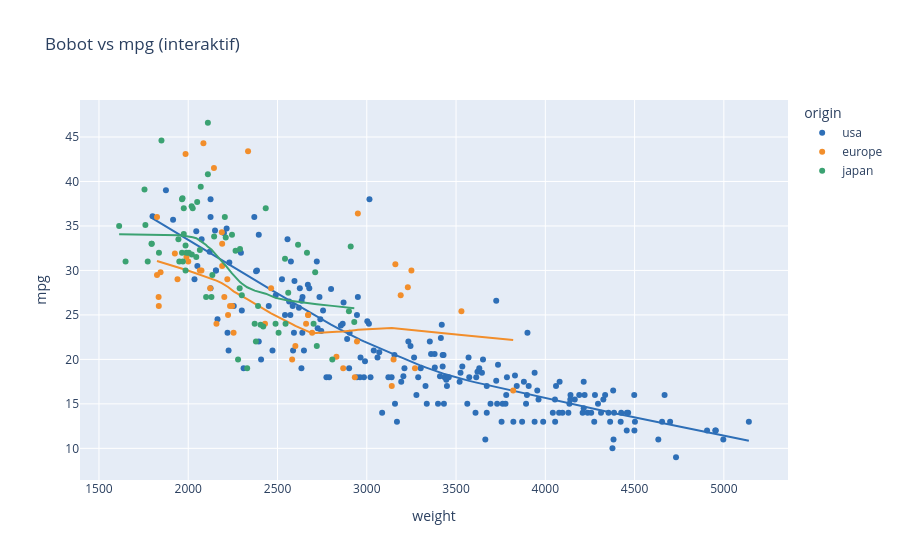

The code cell stored with this chart in its notebook:
### Markdown cell above
## 8. Scatter interaktif (plotly)
**Kapan dipakai:** ingin tahu titik mana yang menyimpang (hover nama/ID) atau memperbesar area.
**Cara baca:** arahkan kursor ke titik untuk melihat nama mobil dan angkanya.

### Code cell
fig = px.scatter(cars, x="weight", y="mpg", color="origin", hover_name="name",
                 hover_data=["horsepower", "model_year"], trendline="lowess",
                 color_discrete_sequence=PALETTE, title="Bobot vs mpg (interaktif)")
fig.write_html("hubungan_interaktif.html", include_plotlyjs=True)
fig.show()

### Figure 1 — Plotly figure (JSON) as saved in the notebook; plotly's stock layout.template omitted (floating-point values rounded to 4 significant figures; data arrays with more than 128 entries replaced by an {"elided": "..."} marker saying what was removed)
{"data": [{"customdata": {"elided": "202x2 float values"}, "hovertemplate": "<b>%{hovertext}</b><br><br>origin=usa<br>weight=%{x}<br>mpg=%{y}<br>horsepower=%{customdata[0]}<br>model_year=%{customdata[1]}<extra></extra>", "hovertext": {"elided": "202 str values"}, "legendgroup": "usa", "marker": {"color": "#2E6FB7", "symbol": "circle"}, "mode": "markers", "name": "usa", "orientation": "v", "showlegend": true, "type": "scatter", "x": {"elided": "202 int values"}, "xaxis": "x", "y": {"elided": "202 float values"}, "yaxis": "y"}, {"hovertemplate": "<b>LOWESS trendline</b><br><br>origin=usa<br>weight=%{x}<br>mpg=%{y} <b>(trend)</b><extra></extra>", "legendgroup": "usa", "marker": {"color": "#2E6FB7", "symbol": "circle"}, "mode": "lines", "name": "usa", "showlegend": false, "type": "scatter", "x": {"elided": "202 int values"}, "xaxis": "x", "y": {"elided": "202 float values"}, "yaxis": "y"}, {"customdata": [[62.0, 80.0], [76.0, 81.0], [120.0, 76.0], [112.0, 72.0], [46.0, 70.0], [91.0, 73.0], [98.0, 75.0], [71.0, 79.0], [95.0, 75.0], [78.0, 77.0], [86.0, 76.0], [112.0, 73.0], [76.0, 80.0], [83.0, 74.0], [67.0, 80.0], [48.0, 80.0], [71.0, 79.0], [113.0, 70.0], [75.0, 74.0], [103.0, 78.0], [75.0, 73.0], [80.0, 81.0], [78.0, 77.0], [48.0, 80.0], [83.0, 76.0], [48.0, 78.0], [71.0, 75.0], [76.0, 71.0], [110.0, 77.0], [115.0, 75.0], [67.0, 80.0], [74.0, 81.0], [58.0, 77.0], [88.0, 76.0], [77.0, 79.0], [71.0, 76.0], [90.0, 71.0], [102.0, 76.0], [78.0, 80.0], [125.0, 78.0], [60.0, 71.0], [70.0, 71.0], [54.0, 72.0], [90.0, 70.0], [71.0, 78.0], [67.0, 74.0], [110.0, 73.0], [87.0, 70.0]], "hovertemplate": "<b>%{hovertext}</b><br><br>origin=europe<br>weight=%{x}<br>mpg=%{y}<br>horsepower=%{customdata[0]}<br>model_year=%{customdata[1]}<extra></extra>", "hovertext": ["vokswagen rabbit", "volvo diesel", "mercedes-benz 280s", "volvo 145e (sw)", "volkswagen 1131 deluxe sedan", "audi 100ls", "volvo 244dl", "vw rabbit custom", "audi 100ls", "volkswagen dasher", "fiat 131", "volvo 144ea", "vw rabbit", "audi fox", "mercedes-benz 240d", "vw rabbit c (diesel)", "peugeot 504", "bmw 2002", "fiat 124 tc", "audi 5000", "opel manta", "peugeot 505s turbo diesel", "volkswagen rabbit custom", "vw dasher (diesel)", "renault 12tl", "volkswagen rabbit custom diesel", "volkswagen dasher", "fiat 124b", "bmw 320i", "saab 99le", "audi 5000s (diesel)", "volkswagen jetta", "renault 5 gtl", "peugeot 504", "mercedes benz 300d", "volkswagen rabbit", "opel 1900", "volvo 245", "audi 4000", "volvo 264gl", "volkswagen model 111", "peugeot 304", "volkswagen type 3", "audi 100 ls", "volkswagen scirocco", "fiat x1.9", "saab 99le", "peugeot 504"], "legendgroup": "europe", "marker": {"color": "#F28E2B", "symbol": "circle"}, "mode": "markers", "name": "europe", "orientation": "v", "showlegend": true, "type": "scatter", "x": [1845, 3160, 3820, 2933, 1835, 2582, 2945, 1925, 2694, 2190, 2464, 2868, 2144, 2219, 3250, 2085, 3190, 2234, 2246, 2830, 2158, 3230, 1940, 2335, 2202, 1985, 2223, 2065, 2600, 2671, 2950, 2190, 1825, 3270, 3530, 1825, 2123, 3150, 2188, 3140, 1834, 2074, 2254, 2430, 1990, 2000, 2660, 2672], "xaxis": "x", "y": [29.8, 30.7, 16.5, 18.0, 26.0, 20.0, 22.0, 31.9, 23.0, 30.5, 28.0, 19.0, 41.5, 29.0, 30.0, 44.3, 27.2, 26.0, 26.0, 20.3, 24.0, 28.1, 29.0, 43.4, 27.0, 43.1, 25.0, 30.0, 21.5, 25.0, 36.4, 33.0, 36.0, 19.0, 25.4, 29.5, 28.0, 20.0, 34.3, 17.0, 27.0, 30.0, 23.0, 24.0, 31.5, 31.0, 24.0, 25.0], "yaxis": "y"}, {"hovertemplate": "<b>LOWESS trendline</b><br><br>origin=europe<br>weight=%{x}<br>mpg=%{y} <b>(trend)</b><extra></extra>", "legendgroup": "europe", "marker": {"color": "#F28E2B", "symbol": "circle"}, "mode": "lines", "name": "europe", "showlegend": false, "type": "scatter", "x": [1825, 1825, 1834, 1835, 1845, 1925, 1940, 1985, 1990, 2000, 2065, 2074, 2085, 2123, 2144, 2158, 2188, 2190, 2190, 2202, 2219, 2223, 2234, 2246, 2254, 2335, 2430, 2464, 2582, 2600, 2660, 2671, 2672, 2694, 2830, 2868, 2933, 2945, 2950, 3140, 3150, 3160, 3190, 3230, 3250, 3270, 3530, 3820], "xaxis": "x", "y": [31.06, 31.06, 31.01, 31.0, 30.95, 30.46, 30.37, 30.08, 30.04, 29.98, 29.54, 29.48, 29.4, 29.12, 28.96, 28.85, 28.57, 28.55, 28.55, 28.41, 28.19, 28.13, 27.97, 27.78, 27.65, 26.71, 25.6, 25.17, 23.97, 23.76, 23.23, 23.12, 23.11, 22.95, 23.11, 23.13, 23.28, 23.31, 23.33, 23.53, 23.51, 23.49, 23.42, 23.33, 23.28, 23.24, 22.75, 22.17], "yaxis": "y"}, {"customdata": [[67.0, 77.0], [95.0, 78.0], [60.0, 81.0], [67.0, 82.0], [65.0, 80.0], [100.0, 81.0], [94.0, 73.0], [92.0, 80.0], [68.0, 82.0], [93.0, 74.0], [65.0, 79.0], [70.0, 76.0], [97.0, 72.0], [70.0, 77.0], [65.0, 80.0], [67.0, 81.0], [52.0, 78.0], [97.0, 74.0], [61.0, 74.0], [122.0, 73.0], [100.0, 80.0], [53.0, 76.0], [68.0, 78.0], [65.0, 74.0], [58.0, 81.0], [53.0, 75.0], [97.0, 78.0], [70.0, 82.0], [70.0, 78.0], [96.0, 82.0], [65.0, 80.0], [68.0, 82.0], [67.0, 80.0], [67.0, 74.0], [90.0, 80.0], [88.0, 71.0], [88.0, 72.0], [88.0, 73.0], [67.0, 82.0], [97.0, 72.0], [52.0, 74.0], [97.0, 78.0], [65.0, 79.0], [75.0, 81.0], [97.0, 75.0], [72.0, 80.0], [95.0, 70.0], [75.0, 80.0], [116.0, 81.0], [120.0, 81.0], [69.0, 71.0], [92.0, 72.0], [65.0, 71.0], [110.0, 77.0], [67.0, 80.0], [75.0, 82.0], [75.0, 80.0], [96.0, 75.0], [62.0, 81.0], [65.0, 81.0], [60.0, 80.0], [132.0, 80.0], [68.0, 77.0]], "hovertemplate": "<b>%{hovertext}</b><br><br>origin=japan<br>weight=%{x}<br>mpg=%{y}<br>horsepower=%{customdata[0]}<br>model_year=%{customdata[1]}<extra></extra>", "hovertext": ["subaru dl", "toyota corona", "honda civic 1300", "honda civic (auto)", "datsun 310", "datsun 200sx", "datsun 610", "datsun 510 hatchback", "mazda glc custom", "subaru", "datsun 210", "datsun b-210", "toyouta corona mark ii (sw)", "datsun f-10 hatchback", "datsun 210", "subaru", "mazda glc deluxe", "honda civic", "datsun 710", "toyota mark ii", "mazda rx-7 gs", "honda civic", "honda accord lx", "toyota corolla 1200", "toyota starlet", "honda civic cvcc", "datsun 200-sx", "toyota corolla", "datsun b210 gx", "toyota celica gt", "mazda glc", "mazda glc custom l", "honda civic 1500 gl", "datsun b210", "toyota corona liftback", "datsun pl510", "toyota corolla 1600 (sw)", "toyota carina", "honda civic", "mazda rx2 coupe", "toyota corona", "datsun 510", "maxda glc deluxe", "honda prelude", "datsun 710", "honda accord", "toyota corona mark ii", "mazda 626", "toyota cressida", "datsun 810 maxima", "datsun 1200", "datsun 510 (sw)", "toyota corolla 1200", "mazda rx-4", "subaru dl", "honda accord", "toyota corolla", "toyota corona", "toyota tercel", "datsun 210 mpg", "toyota corolla tercel", "datsun 280-zx", "honda accord cvcc"], "legendgroup": "japan", "marker": {"color": "#3BA272", "symbol": "circle"}, "mode": "markers", "name": "japan", "orientation": "v", "showlegend": true, "type": "scatter", "x": [1985, 2560, 1760, 1965, 2019, 2615, 2379, 2434, 1970, 2391, 2020, 1990, 2506, 1945, 2110, 2065, 1985, 2489, 2003, 2807, 2420, 1795, 2135, 1836, 1755, 1795, 2405, 2245, 2070, 2665, 2110, 2025, 1850, 1950, 2711, 2130, 2100, 2279, 1965, 2330, 1649, 2300, 1975, 2210, 2545, 2290, 2372, 2542, 2900, 2930, 1613, 2288, 1773, 2720, 2145, 2205, 2265, 2702, 2050, 1975, 1968, 2910, 2045], "xaxis": "x", "y": [30.0, 27.5, 35.1, 32.0, 37.2, 32.9, 22.0, 37.0, 31.0, 26.0, 31.8, 32.0, 23.0, 33.5, 40.8, 32.3, 32.8, 24.0, 32.0, 20.0, 23.7, 33.0, 29.5, 32.0, 39.1, 33.0, 23.9, 34.0, 39.4, 32.0, 46.6, 37.0, 44.6, 31.0, 29.8, 27.0, 27.0, 20.0, 38.0, 19.0, 31.0, 27.2, 34.1, 33.7, 24.0, 32.4, 24.0, 31.3, 25.4, 24.2, 35.0, 28.0, 31.0, 21.5, 33.8, 36.0, 32.2, 24.0, 37.7, 37.0, 38.1, 32.7, 31.5], "yaxis": "y"}, {"hovertemplate": "<b>LOWESS trendline</b><br><br>origin=japan<br>weight=%{x}<br>mpg=%{y} <b>(trend)</b><extra></extra>", "legendgroup": "japan", "marker": {"color": "#3BA272", "symbol": "circle"}, "mode": "lines", "name": "japan", "showlegend": false, "type": "scatter", "x": [1613, 1649, 1755, 1760, 1773, 1795, 1795, 1836, 1850, 1945, 1950, 1965, 1965, 1968, 1970, 1975, 1975, 1985, 1985, 1990, 2003, 2019, 2020, 2025, 2045, 2050, 2065, 2070, 2100, 2110, 2110, 2130, 2135, 2145, 2205, 2210, 2245, 2265, 2279, 2288, 2290, 2300, 2330, 2372, 2379, 2391, 2405, 2420, 2434, 2489, 2506, 2542, 2545, 2560, 2615, 2665, 2702, 2711, 2720, 2807, 2900, 2910, 2930], "xaxis": "x", "y": [34.07, 34.06, 34.03, 34.03, 34.03, 34.02, 34.02, 34.01, 34.01, 33.98, 33.97, 33.93, 33.93, 33.92, 33.92, 33.9, 33.9, 33.86, 33.86, 33.84, 33.8, 33.74, 33.74, 33.72, 33.62, 33.56, 33.36, 33.29, 32.86, 32.65, 32.65, 32.35, 32.2, 32.0, 30.63, 30.54, 29.66, 29.19, 28.89, 28.72, 28.69, 28.52, 28.11, 27.73, 27.7, 27.65, 27.56, 27.48, 27.39, 26.92, 26.82, 26.68, 26.67, 26.62, 26.45, 26.33, 26.24, 26.22, 26.2, 26.02, 25.82, 25.8, 25.76], "yaxis": "y"}], "layout": {"legend": {"title": {"text": "origin"}, "tracegroupgap": 0}, "title": {"text": "Bobot vs mpg (interaktif)"}, "xaxis": {"anchor": "y", "domain": [0.0, 1.0], "title": {"text": "weight"}}, "yaxis": {"anchor": "x", "domain": [0.0, 1.0], "title": {"text": "mpg"}}}}
